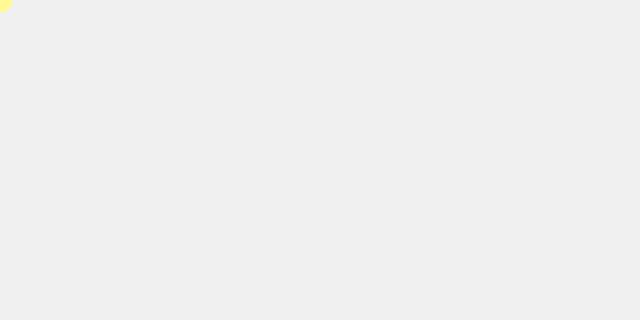
Frame 1 (no input)
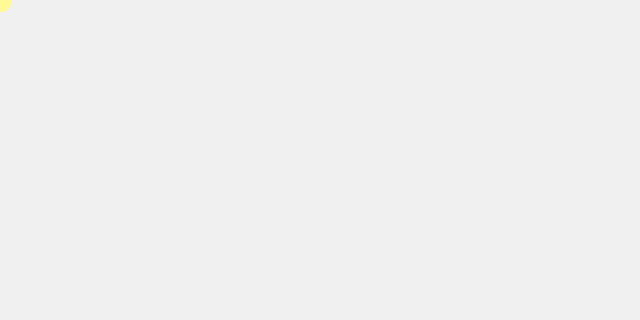
Frame 60 (the mouse pressed at the canvas centre just before this capture)
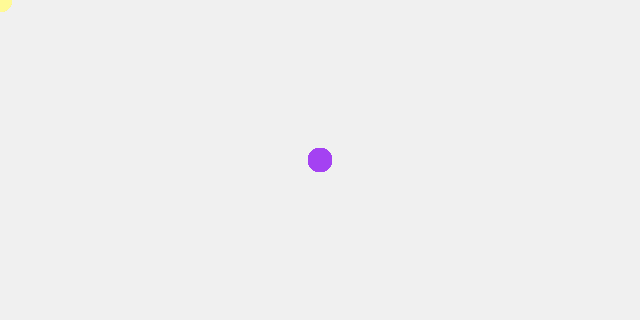
Frame 120 (the mouse held since frame 60 and released just before this capture)

The Processing sketch that drew these frames (run headless with seeded random() and noise(); from frame 60 on, the mouse is pressed at the canvas centre):

// Processing sketch: paintbrush_mouse_random
// ── paintbrush_mouse_random.pde
// Paintbrush: random color when mouse pressed
// The Coding Train / Daniel Shiffman
// Processing Intro Series

float r, g, b;

void setup() {
  size(640, 320);
  background(240);
  
  r = 255;
  g = 250;
  b = 150;
}

void draw() {
  fill(r, g, b);
  noStroke();
  circle(mouseX, mouseY, 24);
}

void mousePressed() {
  // background(240);
  r = random(255);
  g = random(255); 
  b = random(255); 
}
